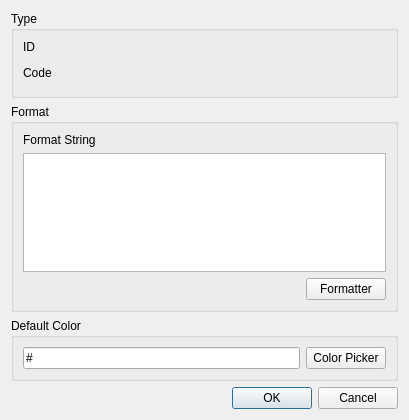
<?xml version="1.0" encoding="UTF-8"?>
<ui version="4.0">
 <class>MsgDataMappingAddDialog</class>
 <widget class="QDialog" name="MsgDataMappingAddDialog">
  <property name="geometry">
   <rect>
    <x>0</x>
    <y>0</y>
    <width>409</width>
    <height>420</height>
   </rect>
  </property>
  <property name="windowTitle">
   <string>Dialog</string>
  </property>
  <layout class="QVBoxLayout" name="verticalLayout">
   <item>
    <widget class="QGroupBox" name="groupBox">
     <property name="title">
      <string>Type</string>
     </property>
     <layout class="QVBoxLayout" name="verticalLayout_4">
      <item>
       <widget class="QLabel" name="idLabel">
        <property name="text">
         <string>ID</string>
        </property>
       </widget>
      </item>
      <item>
       <widget class="MsgIDLineEdit" name="msgIDLineEdit" native="true"/>
      </item>
      <item>
       <widget class="QLabel" name="codeLabel">
        <property name="text">
         <string>Code</string>
        </property>
       </widget>
      </item>
      <item>
       <widget class="MsgCodeLineEdit" name="msgCodeLineEdit" native="true"/>
      </item>
     </layout>
    </widget>
   </item>
   <item>
    <widget class="QGroupBox" name="groupBox_3">
     <property name="title">
      <string>Format</string>
     </property>
     <layout class="QVBoxLayout" name="verticalLayout_3">
      <item>
       <widget class="QLabel" name="label">
        <property name="text">
         <string>Format String</string>
        </property>
       </widget>
      </item>
      <item>
       <widget class="QPlainTextEdit" name="formatterPlainTextEdit">
        <property name="sizePolicy">
         <sizepolicy hsizetype="MinimumExpanding" vsizetype="Expanding">
          <horstretch>0</horstretch>
          <verstretch>0</verstretch>
         </sizepolicy>
        </property>
       </widget>
      </item>
      <item>
       <layout class="QHBoxLayout" name="horizontalLayout_4">
        <item>
         <spacer name="horizontalSpacer">
          <property name="orientation">
           <enum>Qt::Horizontal</enum>
          </property>
          <property name="sizeHint" stdset="0">
           <size>
            <width>40</width>
            <height>20</height>
           </size>
          </property>
         </spacer>
        </item>
        <item>
         <widget class="QPushButton" name="formatterPushButton">
          <property name="text">
           <string>Formatter</string>
          </property>
         </widget>
        </item>
       </layout>
      </item>
     </layout>
    </widget>
   </item>
   <item>
    <widget class="QGroupBox" name="groupBox_4">
     <property name="title">
      <string>Default Color</string>
     </property>
     <layout class="QVBoxLayout" name="verticalLayout_5">
      <item>
       <layout class="QHBoxLayout" name="horizontalLayout">
        <item>
         <widget class="QLineEdit" name="colorLineEdit">
          <property name="toolTip">
           <string>&lt;html&gt;&lt;head/&gt;&lt;body&gt;&lt;p&gt;Enter the color for messages with the specified code.&lt;/p&gt;&lt;p&gt;Use the Color Picker for simplified color selection.&lt;/p&gt;&lt;/body&gt;&lt;/html&gt;</string>
          </property>
          <property name="locale">
           <locale language="English" country="UnitedStates"/>
          </property>
          <property name="inputMask">
           <string>\#hhhhhh</string>
          </property>
          <property name="placeholderText">
           <string>#000000</string>
          </property>
         </widget>
        </item>
        <item>
         <widget class="QPushButton" name="colorPickerPushButton">
          <property name="toolTip">
           <string>Call the Color Picker</string>
          </property>
          <property name="locale">
           <locale language="English" country="UnitedStates"/>
          </property>
          <property name="text">
           <string>Color Picker</string>
          </property>
         </widget>
        </item>
       </layout>
      </item>
     </layout>
    </widget>
   </item>
   <item>
    <widget class="QDialogButtonBox" name="buttonBox">
     <property name="orientation">
      <enum>Qt::Horizontal</enum>
     </property>
     <property name="standardButtons">
      <set>QDialogButtonBox::Cancel|QDialogButtonBox::Ok</set>
     </property>
    </widget>
   </item>
  </layout>
 </widget>
 <customwidgets>
  <customwidget>
   <class>MsgIDLineEdit</class>
   <extends>QWidget</extends>
   <header location="global">MsgIDLineEdit.h</header>
   <container>1</container>
  </customwidget>
  <customwidget>
   <class>MsgCodeLineEdit</class>
   <extends>QWidget</extends>
   <header location="global">MsgCodeLineEdit.h</header>
   <container>1</container>
  </customwidget>
 </customwidgets>
 <resources/>
 <connections>
  <connection>
   <sender>buttonBox</sender>
   <signal>accepted()</signal>
   <receiver>MsgDataMappingAddDialog</receiver>
   <slot>accept()</slot>
   <hints>
    <hint type="sourcelabel">
     <x>248</x>
     <y>254</y>
    </hint>
    <hint type="destinationlabel">
     <x>157</x>
     <y>274</y>
    </hint>
   </hints>
  </connection>
  <connection>
   <sender>buttonBox</sender>
   <signal>rejected()</signal>
   <receiver>MsgDataMappingAddDialog</receiver>
   <slot>reject()</slot>
   <hints>
    <hint type="sourcelabel">
     <x>316</x>
     <y>260</y>
    </hint>
    <hint type="destinationlabel">
     <x>286</x>
     <y>274</y>
    </hint>
   </hints>
  </connection>
 </connections>
</ui>
